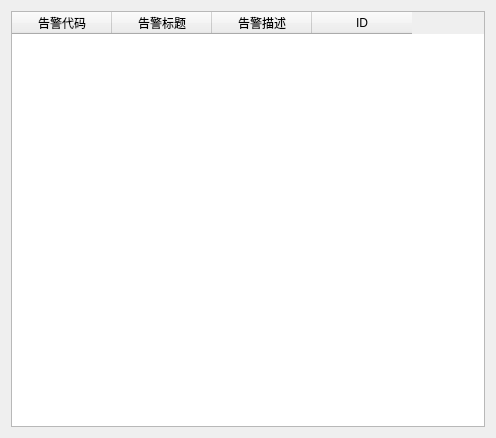
<?xml version="1.0" encoding="UTF-8"?>
<ui version="4.0">
 <class>ErrorCodeWidget</class>
 <widget class="QWidget" name="ErrorCodeWidget">
  <property name="geometry">
   <rect>
    <x>0</x>
    <y>0</y>
    <width>496</width>
    <height>438</height>
   </rect>
  </property>
  <property name="windowTitle">
   <string>Form</string>
  </property>
  <property name="styleSheet">
   <string notr="true"/>
  </property>
  <layout class="QGridLayout" name="gridLayout">
   <item row="0" column="0">
    <widget class="QTableWidget" name="tableWidget">
     <column>
      <property name="text">
       <string>告警代码</string>
      </property>
     </column>
     <column>
      <property name="text">
       <string>告警标题</string>
      </property>
     </column>
     <column>
      <property name="text">
       <string>告警描述</string>
      </property>
     </column>
     <column>
      <property name="text">
       <string>ID</string>
      </property>
     </column>
    </widget>
   </item>
  </layout>
 </widget>
 <resources/>
 <connections/>
</ui>
